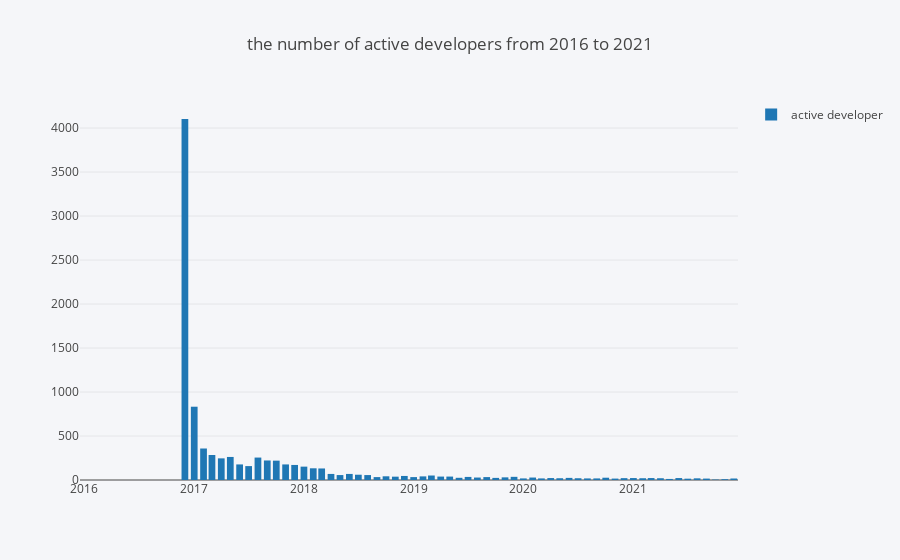

The notebook cell saved with this chart:
### Code cell
task_4.run()

### Figure 1 — Plotly figure (JSON) as saved in the notebook; plotly's stock layout.template omitted (floating-point values rounded to 4 significant figures)
{"data": [{"name": "active developer", "type": "bar", "x": ["2016-01", "2016-02", "2016-03", "2016-04", "2016-05", "2016-06", "2016-07", "2016-08", "2016-09", "2016-10", "2016-11", "2016-12", "2017-01", "2017-02", "2017-03", "2017-04", "2017-05", "2017-06", "2017-07", "2017-08", "2017-09", "2017-10", "2017-11", "2017-12", "2018-01", "2018-02", "2018-03", "2018-04", "2018-05", "2018-06", "2018-07", "2018-08", "2018-09", "2018-10", "2018-11", "2018-12", "2019-01", "2019-02", "2019-03", "2019-04", "2019-05", "2019-06", "2019-07", "2019-08", "2019-09", "2019-10", "2019-11", "2019-12", "2020-01", "2020-02", "2020-03", "2020-04", "2020-05", "2020-06", "2020-07", "2020-08", "2020-09", "2020-10", "2020-11", "2020-12", "2021-01", "2021-02", "2021-03", "2021-04", "2021-05", "2021-06", "2021-07", "2021-08", "2021-09", "2021-10", "2021-11", "2021-12"], "y": [0, 0, 0, 0, 0, 0, 0, 0, 0, 0, 0, 4103, 833, 358, 284, 246, 262, 177, 158, 255, 222, 220, 177, 171, 152, 133, 131, 69, 56, 69, 60, 56, 33, 42, 38, 46, 33, 41, 51, 39, 39, 25, 35, 28, 33, 24, 30, 36, 18, 28, 18, 22, 20, 24, 20, 18, 18, 26, 16, 21, 22, 20, 22, 20, 12, 22, 15, 19, 16, 5, 9, 17]}], "layout": {"annotations": [], "autosize": true, "barmode": "stack", "paper_bgcolor": "rgba(245,246,249,1)", "plot_bgcolor": "rgba(245,246,249,1)", "showlegend": true, "title": {"text": "the number of active developers from 2016 to 2021"}, "xaxis": {"autorange": true, "range": ["2015-12-18", "2021-12-15"], "type": "date"}, "yaxis": {"autorange": true, "range": [0, 4319.0], "type": "linear"}}}
